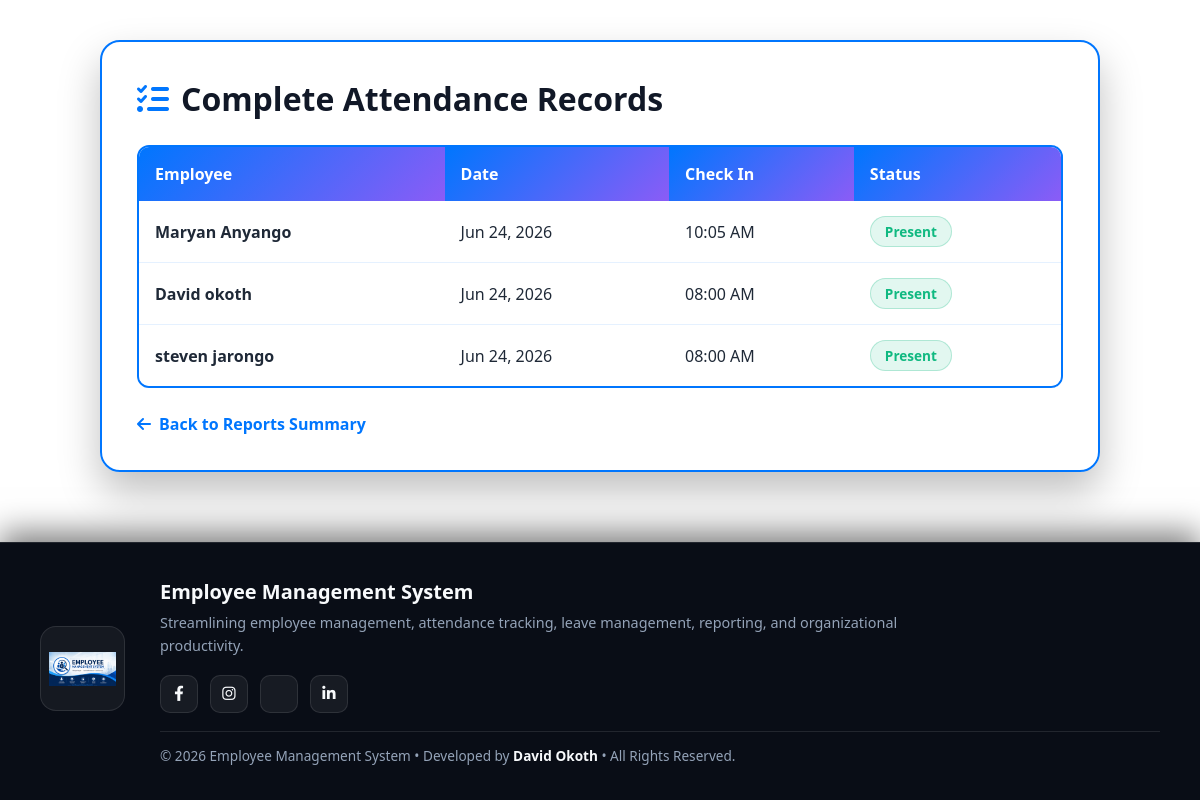
The page /attendance_records.php (signed in) on the database its author committed.
### tables this page shows
CREATE TABLE `attendance` (
  `id` int(11) NOT NULL,
  `employee_id` int(11) DEFAULT NULL,
  `attendance_date` date DEFAULT NULL,
  `check_in` time DEFAULT NULL,
  `check_out` time DEFAULT NULL,
  `status` varchar(20) DEFAULT NULL
);

CREATE TABLE `details` (
  `id` int(11) NOT NULL,
  `fullname` varchar(100) NOT NULL,
  `email` varchar(100) NOT NULL,
  `department` varchar(100) NOT NULL,
  `position` varchar(100) NOT NULL,
  `phone` varchar(20) DEFAULT NULL,
  `salary` decimal(10,2) DEFAULT NULL,
  `date_created` timestamp NOT NULL DEFAULT current_timestamp(),
  `employee_code` varchar(20) DEFAULT NULL,
  `photo` varchar(255) DEFAULT NULL
);

### attendance_records.php (the view, shortened to what this page needs)
<?php
include("connect.php");
$sql = "SELECT attendance.*, details.fullname
        FROM attendance
        INNER JOIN details ON attendance.employee_id = details.id
        ORDER BY attendance.attendance_date DESC, attendance.check_in DESC";
$result = mysqli_query($conn, $sql);
?>
<!DOCTYPE html>
<html lang="en">
<head>
    <link rel="stylesheet" href="https://cdnjs.cloudflare.com/ajax/libs/font-awesome/6.4.0/css/all.min.css">
</head>
<body>
<div class="main-wrapper">
    <div class="report-container">
        <h2><i class="fa-solid fa-list-check"></i> Complete Attendance Records</h2>
        <table class="custom-table">
            <thead>
                <tr>
                    <th>Employee</th>
                    <th>Date</th>
                    <th>Check In</th>
                    <th>Status</th>
                </tr>
            </thead>
            <tbody>
                <?php
                if(mysqli_num_rows($result) > 0) {
                    while($row = mysqli_fetch_assoc($result)){
                        $current_status = $row['status'];
                        $badge_style = 'badge-present';
                        $clean_text = str_replace(array('🟢', '🔴', '🟡'), '', $current_status);
                ?>
                <tr>
                    <td><strong><?php echo htmlspecialchars($row['fullname']); ?></strong></td>
                    <td><?php echo date('M d, Y', strtotime($row['attendance_date'])); ?></td>
                    <td><?php echo date('h:i A', strtotime($row['check_in'])); ?></td>
                    <td>
                        <span class="status-badge <?php echo $badge_style; ?>">
                            <?php echo htmlspecialchars(trim($clean_text)); ?>
                        </span>
                    </td>
                </tr>
                <?php
                    }
                } else {
                ?>
                <tr>
                    <td colspan="4" style="text-align: center; color: #9ca3af; padding: 30px;">No records found.</td>
                </tr>
                <?php } ?>
            </tbody>
        </table>
        <a href="reports.php" class="back-link">
            <i class="fa-solid fa-arrow-left"></i> Back to Reports Summary
        </a>
    </div>
</div>
<footer class="system-footer">
    <div class="footer-logo">
        <img src="image.png" alt="EMS Logo">
    </div>
    <div class="footer-content">
        <h3>Employee Management System</h3>
        <p class="footer-desc">
            Streamlining employee management, attendance tracking,
            leave management, reporting, and organizational productivity.
        </p>
        <div class="social-links">
            <a href="https://facebook.com" target="_blank" aria-label="Facebook">
                <i class="fab fa-facebook-f"></i>
            </a>
            <a href="https://instagram.com" target="_blank" aria-label="Instagram">
                <i class="fab fa-instagram"></i>
            </a>
            <a href="https://x.com" target="_blank" aria-label="X (Twitter)">
            </a>
            <a href="https://linkedin.com" target="_blank" aria-label="LinkedIn">
                <i class="fab fa-linkedin-in"></i>
            </a>
        </div>
        <p class="copyright">
            © <?php echo date('Y'); ?> Employee Management System &bull;
            Developed by <strong>David Okoth</strong> &bull;
            All Rights Reserved.
        </p>
    </div>
</footer>
</body>
</html>

### attendance_records.php (style rules this page uses)
:root { --primary-blue: #0076fe; --accent-purple: #8b5cf6; --text-dark: #1f2937; --card-bg: rgba(255, 255, 255, 0.9); --status-present: #10b981; --status-absent: #ef4444; --status-late: #f59e0b; --dark-bg: #090d16; --text-main: #f8fafc; --text-muted: #94a3b8; --dark-border: rgba(255, 255, 255, 0.1); }
* { margin: 0; padding: 0; box-sizing: border-box; font-family: 'Segoe UI', sans-serif; }
html, body { min-height: 100vh; width: 100%; margin: 0; padding: 0; overflow-x: hidden; }
body { background-image: url("YOUR_IMAGE_URL_HERE"); background-size: cover; background-position: center; background-repeat: no-repeat; background-attachment: fixed; display: flex; flex-direction: column; }
.main-wrapper { flex: 1 0 auto; display: flex; justify-content: center; align-items: flex-start; padding: 40px 20px; width: 100%; }
.report-container { max-width: 1000px; width: 100%; background: var(--card-bg); backdrop-filter: blur(12px); -webkit-backdrop-filter: blur(12px); padding: 35px; border-radius: 20px; box-shadow: 0 20px 40px rgba(0,0,0,0.25); border: 2px solid var(--primary-blue); }
h2 { font-size: 2rem; color: #111827; font-weight: 700; margin-bottom: 25px; display: flex; align-items: center; gap: 12px; }
h2 i { color: var(--primary-blue); }
.custom-table { width: 100%; border-collapse: separate; border-spacing: 0; margin-bottom: 25px; border-radius: 12px; overflow: hidden; border: 2px solid var(--primary-blue); }
.custom-table th { background: linear-gradient(135deg, var(--primary-blue) 0%, var(--accent-purple) 100%); color: #ffffff; font-weight: 600; padding: 16px; text-align: left; }
.custom-table td { padding: 15px 16px; background-color: rgba(255, 255, 255, 0.7); color: var(--text-dark); border-bottom: 1px solid rgba(0, 118, 254, 0.1); }
.custom-table tr:last-child td { border-bottom: none; }
.status-badge { display: inline-flex; align-items: center; gap: 6px; padding: 5px 14px; border-radius: 50px; font-size: 0.85rem; font-weight: 700; }
.badge-present { background-color: rgba(16, 185, 129, 0.12); color: var(--status-present); border: 1px solid rgba(16, 185, 129, 0.25); }
.back-link { display: inline-flex; align-items: center; gap: 8px; color: var(--primary-blue); text-decoration: none; font-weight: 600; transition: all 0.2s; }
.system-footer { width: 100%; margin-top: auto; background: var(--dark-bg); border-top: 1px solid var(--dark-border); padding: 35px 40px; display: flex; align-items: center; justify-content: center; gap: 35px; box-shadow: 0 -10px 30px rgba(0, 0, 0, 0.5); box-sizing: border-box; }
.footer-logo img { width: 85px; height: 85px; object-fit: contain; border-radius: 16px; padding: 8px; background: rgba(255, 255, 255, 0.05); border: 1px solid var(--dark-border); }
.footer-content { max-width: 1000px; width: 100%; }
.footer-content h3 { font-size: 1.25rem; font-weight: 700; color: var(--text-main); margin-bottom: 6px; }
.footer-desc { color: var(--text-muted); font-size: 0.9rem; line-height: 1.6; margin-bottom: 18px; max-width: 750px; }
.social-links { display: flex; gap: 12px; margin-bottom: 18px; }
.social-links a { width: 38px; height: 38px; border-radius: 10px; background: rgba(255, 255, 255, 0.06); color: var(--text-main); display: flex; justify-content: center; align-items: center; text-decoration: none; font-size: 0.95rem; border: 1px solid var(--dark-border); transition: all 0.25s ease; }
.copyright { font-size: 0.85rem; color: var(--text-muted); border-top: 1px solid var(--dark-border); padding-top: 14px; }
.copyright strong { color: var(--text-main); }

### rows shown on the page
attendance: details.fullname "Maryan Anyango", attendance_date "Jun 24, 2026", check_in "10:05 AM", status "Present"
attendance: details.fullname "David okoth", attendance_date "Jun 24, 2026", check_in "08:00 AM", status "Present"
attendance: details.fullname "steven jarongo", attendance_date "Jun 24, 2026", check_in "08:00 AM", status "Present"
